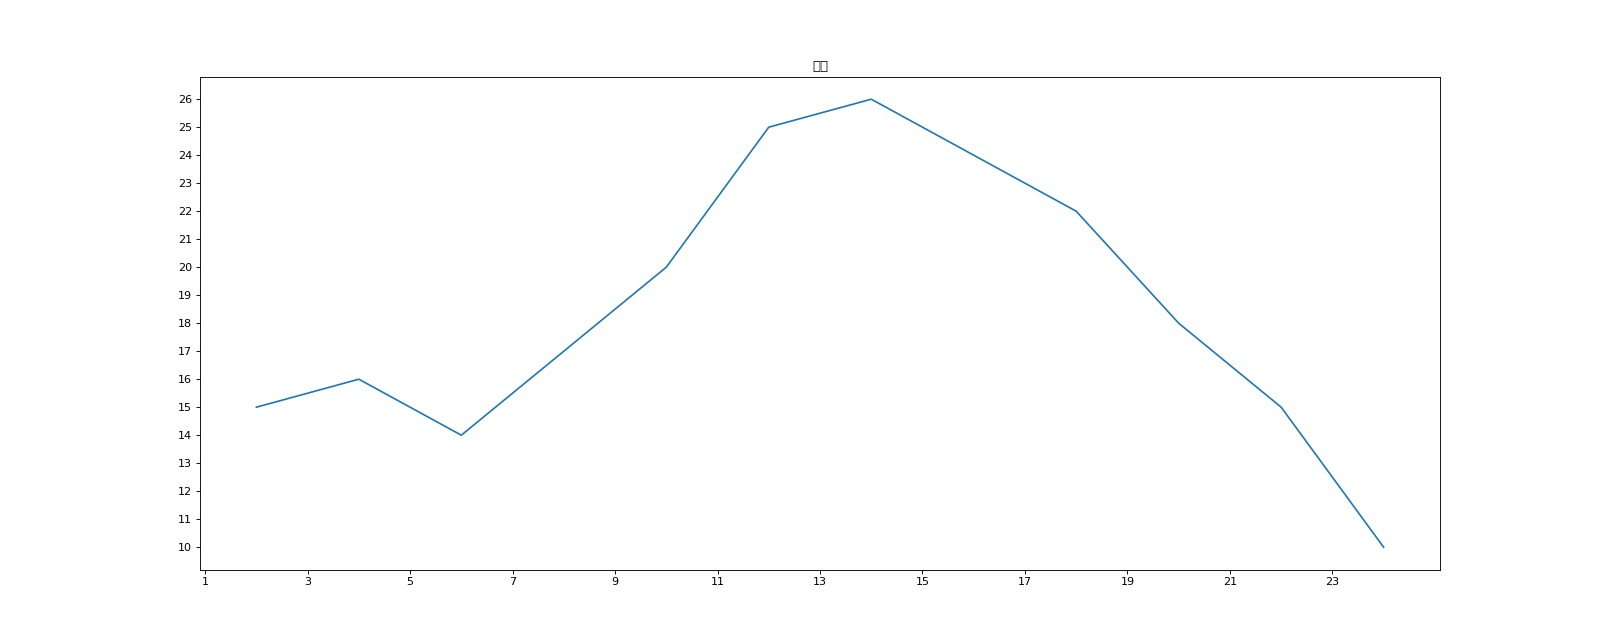

Python code for this plot:
import matplotlib as mpl
mpl.use('Agg')
import matplotlib.pyplot as plt

import random
from matplotlib.font_manager import FontProperties
from pylab import *

# 每隔两小时range(2， 26， 2) ,数据在x轴的数据， 可迭代
x = range(2, 26, 2)
y = [15, 16, 14, 17, 20, 25, 26, 24, 22, 18, 15, 10]

fig = plt.figure(figsize=(20, 8), dpi=80)  # (20, 8)宽20，高8，dpi设置图片清晰度， 让图片更加清晰
plt.plot(x, y)

# 设置x轴, y轴的刻度
_xticks_labels = [i / 2 for i in range(2, 49)]
plt.xticks(_xticks_labels[::4])  # 设置步长
plt.yticks(range(min(y), max(y) + 1))
plt.title(u'中文')
plt.show()
plt.savefig('testplt_YXY.jpg')
# import cv2
# img = cv2.imread('0029.png')
# print(img)




# 原文链接：https: // blog.csdn.net / weixin_39121325 / article / details / 89310795